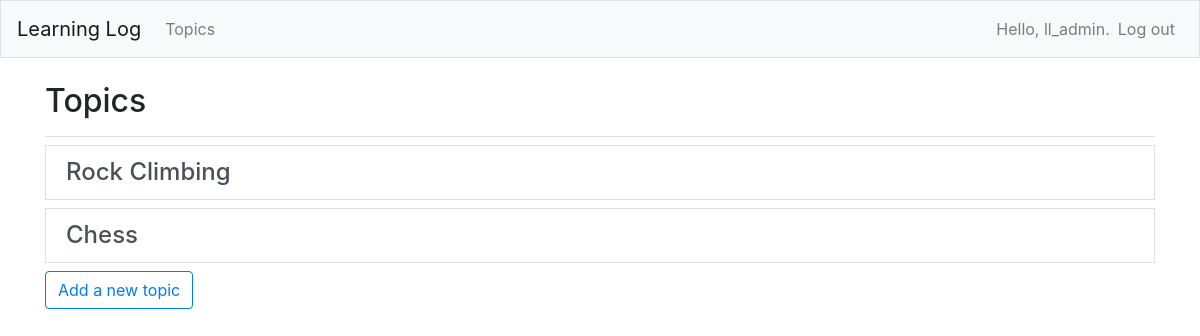
Page /topics/ (signed in) on the earlier database version.
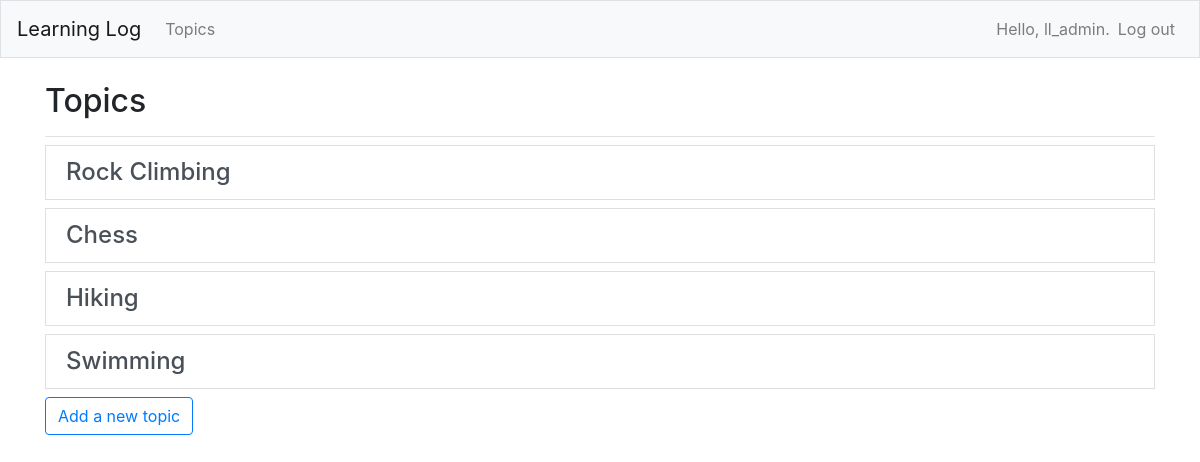
Same page on the later database version.
### learning_logs/models.py (models this page shows)
class Topic(models.Model):
    text = models.CharField(max_length=200)
    date_added = models.DateTimeField(auto_now_add=True)
    owner = models.ForeignKey(User, on_delete=models.CASCADE)
    def __str__(self):
        return self.text

### learning_logs/views.py (the view)
# urls.py: path('topics/', views.topics, name='topics'),
@login_required
def topics(request):
    topics = Topic.objects.filter(owner=request.user).order_by('date_added')
    context = {'topics': topics}
    return render(request, 'learning_logs/topics.html', context)

### learning_logs/templates/learning_logs/topics.html
{% extends "learning_logs/base.html" %}
{% block page_header %}
    <h2>Topics</h2>
{% endblock page_header %}
{% block content %}
    <div class="list-group">
        {% for topic in topics %}
        <h4>
            <a href="{% url 'learning_logs:topic' topic.id %}"
                class="list-group-item list-group-item-action">{{ topic }}</a>
        </h4>
        {% empty %}
        <h4>No topics have been added yet.</h4>
        {% endfor %}
    </div>
    <a href="{% url 'learning_logs:new_topic' %}" class="btn btn-outline-primary">Add a new topic</a>
{% endblock content %}

### learning_logs/templates/learning_logs/base.html (shortened to what this page needs)
{% load bootstrap4 %}
<!doctype html>
<html lang="en">
    <head>
        {% bootstrap_css %}
    </head>
    <body>
        <nav class="navbar navbar-expand-md navbar-light bg-light mb-4 border">
            <a class="navbar-brand" href="{% url 'learning_logs:index'%}">
                Learning Log</a>
            <div class="collapse navbar-collapse" id="navbarCollapse">
                <ul class="navbar-nav mr-auto">
                    <li class="nav-item">
                        <a class="nav-link" href="{% url 'learning_logs:topics'%}">
                            Topics</a></li>
                </ul>
                <ul class="navbar-nav ml-auto">
                    {% if user.is_authenticated %}
                        <li class="nav-item">
                            <span class="navbar-text">Hello, {{ user.username }}.</span>
                        </li>
                        <li class="nav-item">
                            <a class="nav-link" href="{% url 'users:logout' %}">Log out</a>
                        </li>
                    {% else %}
                        <li class="nav-item">
                            <a class="nav-link" href="{% url 'users:register' %}">Register</a>
                        </li>
                        <li class="nav-item">
                            <a class="nav-link" href="{% url 'users:login' %}">Log in</a></li>
                    {% endif %}
                </ul>
            </div>
        </nav>
        <main role="main" class="container">
            <div class="pb-2 mb-2 border-bottom">
                {% block page_header %}{% endblock page_header %}
            </div>
            <div>
                {% block content %}{% endblock content %}
            </div>
        </main>
    </body>
</html>

Differences in the rows shown:
added Topic: text "Hiking"
added Topic: text "Swimming"
